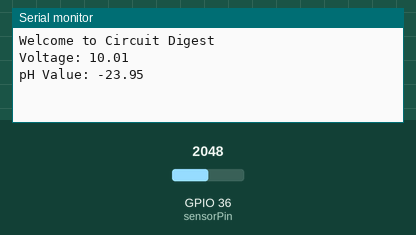
This sketch was run on a simulated ESP32. On the bench: the last lines printed to the serial monitor. The test bench sets the inputs (shaded band); at power-on: GPIO 36 (sensorPin) = 2048.

Above: at 3.2 s.
3.3 s: GPIO 36 (sensorPin) set to 2866
At 4.3 s:
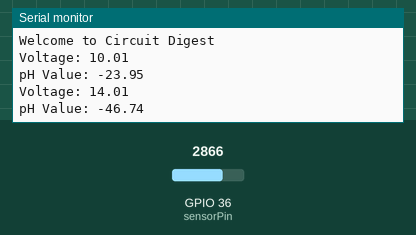
4.8 s: GPIO 36 (sensorPin) set to 3603
At 5.4 s:
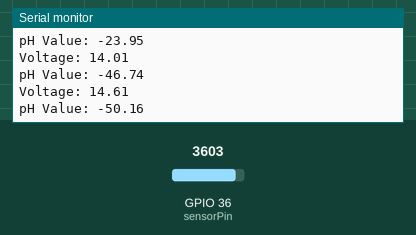
Timing chart, 0 to 7.8 s (numbered marks = the images above; inputs shaded):
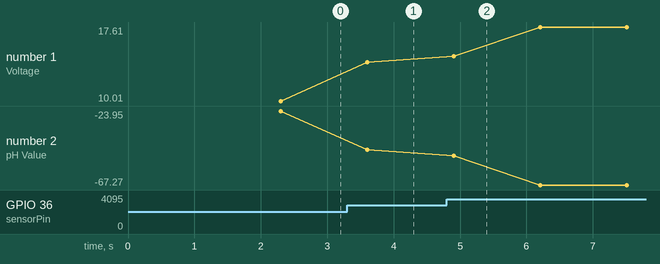

The sketch:

ph_ard.ino
```cpp
float calibration_value = (7 + (5.70 * 4.58));  // Adjust this during calibration
int phval = 0;
unsigned long int avgval;
int buffer_arr[10], temp;
const int sensorPin = A0;  // Use A0 for analog input on Arduino

void setup()
{
  Serial.begin(9600);  // Set baud rate to 9600 for Arduino
  Serial.println("Welcome to Circuit Digest");
  delay(2000);
}

void loop() {
  // Read the sensor values 10 times and store them in buffer_arr
  for(int i = 0; i < 10; i++)
  {
    buffer_arr[i] = analogRead(sensorPin);  // Use the defined sensor pin (A0)
    delay(30);
  }

  // Sort the buffer values
  for(int i = 0; i < 9; i++)
  {
    for(int j = i + 1; j < 10; j++)
    {
      if(buffer_arr[i] > buffer_arr[j])
      {
        temp = buffer_arr[i];
        buffer_arr[i] = buffer_arr[j];
        buffer_arr[j] = temp;
      }
    }
  }

  // Average the middle 6 values to reduce noise
  avgval = 0;
  for(int i = 2; i < 8; i++)
    avgval += buffer_arr[i];

  // Calculate voltage
  float volt = (float)avgval * 5.0 / 1023 / 6;  // Use 5.0V and 10-bit resolution (0-1023)

  // Print the voltage for calibration purposes
  Serial.print("Voltage: ");
  Serial.println(volt);

  // Calculate pH value
  float ph_act = -5.70 * volt + calibration_value;

  Serial.print("pH Value: ");
  Serial.println(ph_act);

  delay(1000);
}
```

Measured:
- after the input at 3.3 s, the serial monitor: prints a new line after 0.30 s (image 1)
- after the input at 4.8 s, the serial monitor: prints a new line after 0.10 s (image 2)
- plotted number 1: 10.01 → 14.01 after the input at 3.3 s, 14.01 → 17.61 after the input at 4.8 s
- plotted number 2: -23.95 → -46.74 after the input at 3.3 s, -46.74 → -67.27 after the input at 4.8 s
